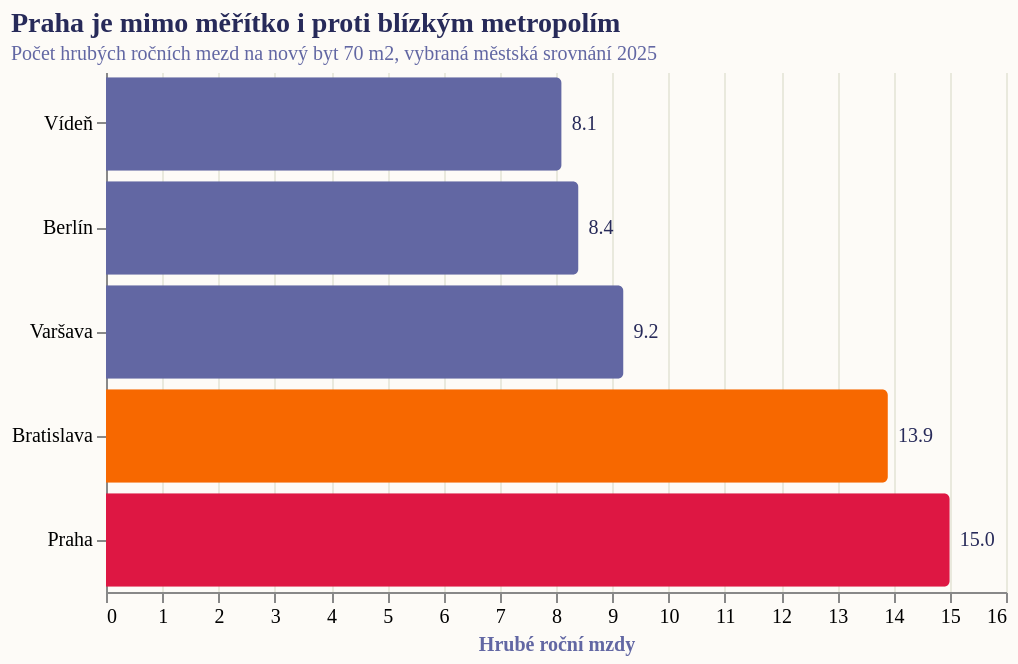

Here is the Vega-Lite specification saved for this chart:
### Vega-Lite specification from a JSON file in a GitHub repository (floating-point values rounded to 4 significant figures)
{"_source": "Zdroj: Deloitte Property Index 2025 / Central Group CG-Index 2025", "$schema": "https://vega.github.io/schema/vega-lite/v5.json", "description": "Dostupnost nového bytu 70 m2 ve vybraných evropských metropolích", "title": {"text": "Praha je mimo měřítko i proti blízkým metropolím", "subtitle": "Počet hrubých ročních mezd na nový byt 70 m2, vybraná městská srovnání 2025"}, "width": 450, "height": 260, "autosize": {"type": "pad", "resize": true}, "background": "#fdfbf7", "data": {"values": [{"city": "Vídeň", "value": 8.1, "group": "Blízký benchmark"}, {"city": "Berlín", "value": 8.4, "group": "Blízký benchmark"}, {"city": "Varšava", "value": 9.2, "group": "Blízký benchmark"}, {"city": "Bratislava", "value": 13.9, "group": "Regionální srovnání"}, {"city": "Praha", "value": 15.0, "group": "Praha"}]}, "layer": [{"mark": {"type": "bar", "tooltip": true, "cornerRadiusEnd": 3}, "encoding": {"y": {"field": "city", "type": "nominal", "title": null, "sort": ["Vídeň", "Berlín", "Varšava", "Bratislava", "Praha"]}, "x": {"field": "value", "type": "quantitative", "title": "Hrubé roční mzdy", "scale": {"domain": [0, 16]}}, "color": {"field": "group", "type": "nominal", "scale": {"domain": ["Praha", "Regionální srovnání", "Blízký benchmark"], "range": ["#de1743", "#f76800", "#6267a3"]}, "legend": null}}}, {"mark": {"type": "text", "align": "left", "baseline": "middle", "dx": 5, "font": "Work Sans", "fontSize": 10, "color": "#272a59"}, "encoding": {"y": {"field": "city", "type": "nominal", "sort": ["Vídeň", "Berlín", "Varšava", "Bratislava", "Praha"]}, "x": {"field": "value", "type": "quantitative"}, "text": {"field": "value", "type": "quantitative", "format": ".1f"}}}], "config": {"view": {"stroke": "transparent"}, "title": {"font": "Roboto Slab", "fontWeight": "bold", "fontSize": 14, "anchor": "start", "color": "#272a59", "subtitleFont": "Work Sans", "subtitleFontSize": 10, "subtitleColor": "#6267a3"}, "axis": {"labelFont": "Work Sans", "labelFontSize": 10, "titleFont": "Work Sans", "titleFontSize": 10, "titleColor": "#6267a3", "gridColor": "#e9e9dd"}}}
